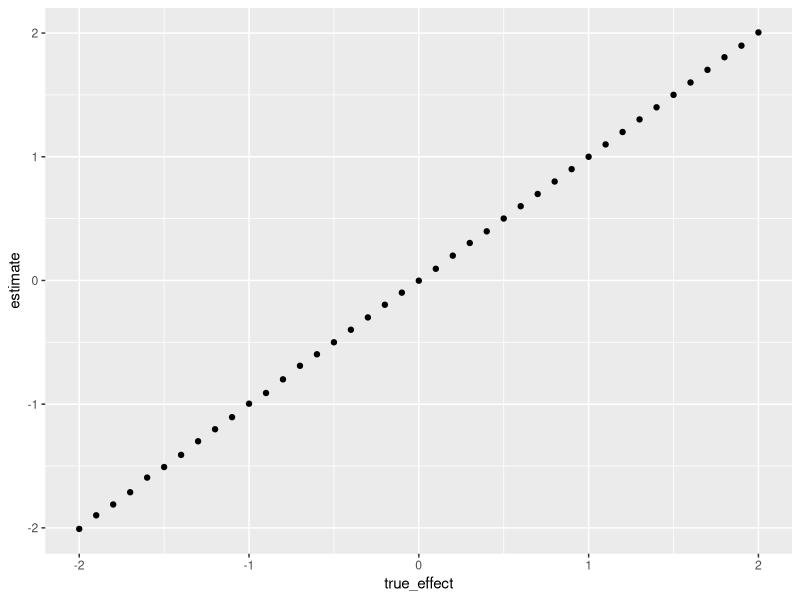
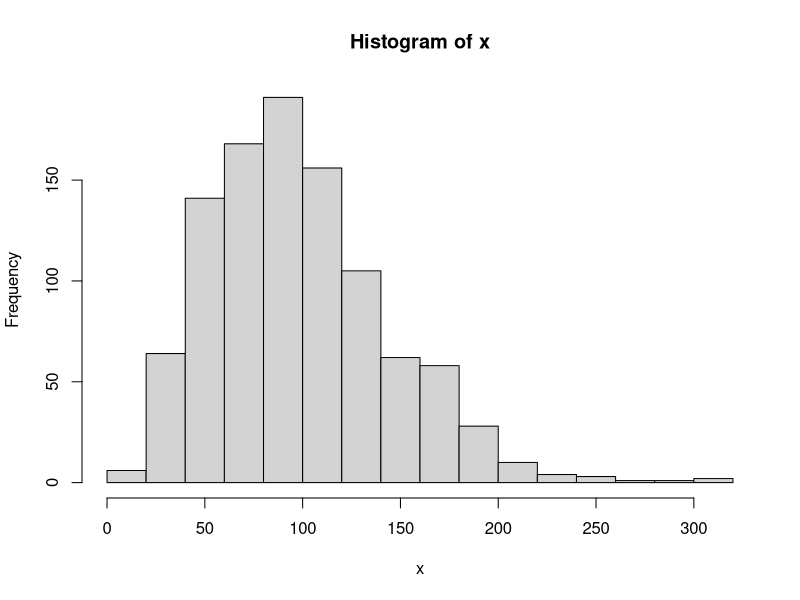
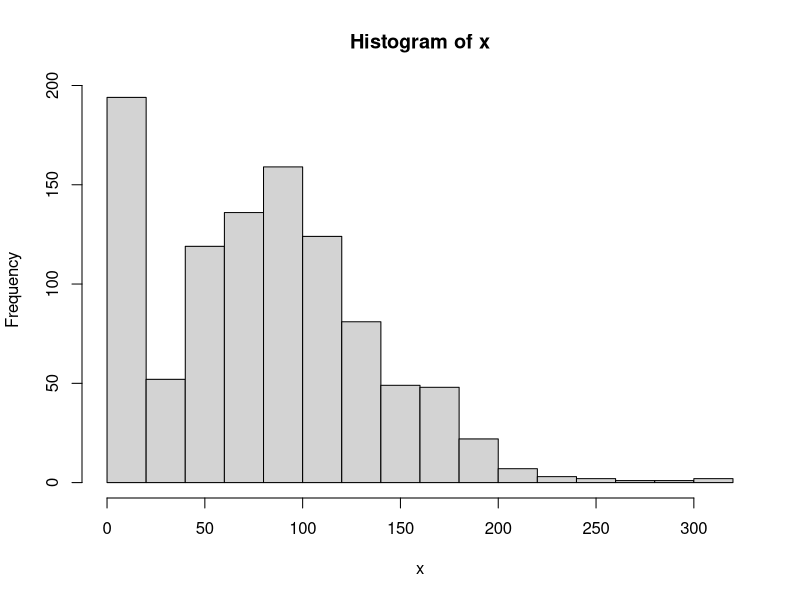
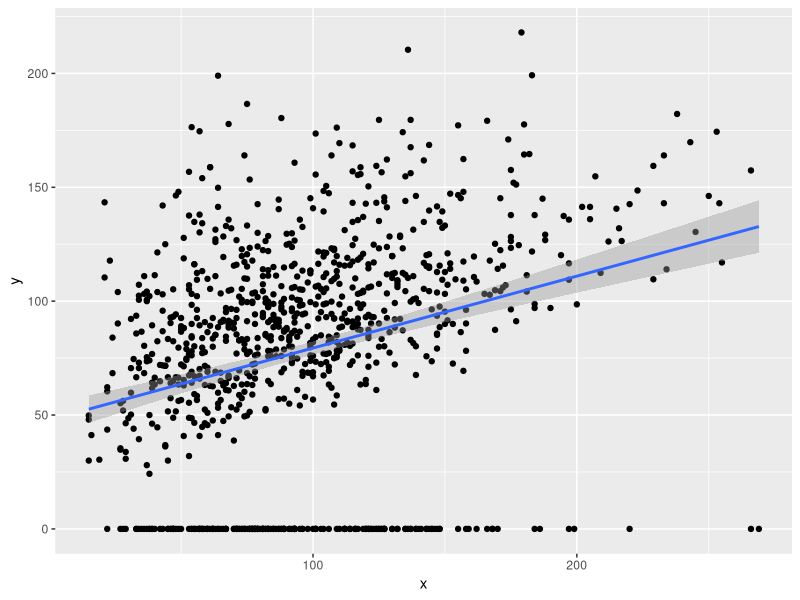

Recreate these plots in R, in order. (Note: this script raises an error after producing the figures.)
## ---- chunk 1
knitr::opts_chunk$set(echo = TRUE)
library(tidyverse)
library(ggplot2)
## ---- chunk 2
set.seed(42)

simulate_norm_run_lm <- function(n=1000, var_explain_by_x=1){
    x <- rnorm(n=n)
    y_noise <-  (1-var_explain_by_x) * rnorm(n=n)
    y <- (var_explain_by_x * x) + y_noise

    df <- data.frame(x=x,y=y)
    
    return(broom::tidy(lm(y ~ x, df)))
}

# set parameters
N <- 1E5
vars_explained <- seq(-2,2,0.1)
results <- data.frame(matrix(nrow=0, ncol=6))
colnames(results) <- c("term", "estimate", "std.error", 
                       "statistic", "p.value", "true_effect")

# try simulating with different variance explained
for (var in vars_explained){
    new_res <- simulate_norm_run_lm(n=N, var_explain_by_x=var)
    new_res$true_effect <- var
    results <- rbind(results, new_res)
}

results %>%
    filter(term=="x") %>%
    ggplot(mapping=aes(x=true_effect, y=estimate)) +
    geom_point()

## ---- chunk 3
x <- rnbinom(n=1000, size=5, mu=100)
hist(x)
zero_indexes <- rbinom(n=1000, size=1, prob=0.2)
x[which(zero_indexes==1)] <- 0
hist(x)

simulate_zero_inflated_rnbinom <- function(n=1000, size=5, mu=100, zero_prob=0.2, var_explain_by_x=1){
    x <- rnbinom(n=n, size=size, mu=mu)
    
    y_base <- (1-var_explain_by_x) * rnbinom(n=n, size=size, mu=mu)
    # add effect of x
    y <- (var_explain_by_x * x) + y_base
    # zero inflate our data
    y[which(rbinom(n, size=1, prob=zero_prob)==1)] <- 0
    
    df <- data.frame(x=x,y=y)
    return(df)
}


simulate_zi_rnbinom_run_lm <- function(n=1000, size=5, mu=100, 
                                       zero_prob=0.2,
                                       var_explain_by_x=1){
    df <- simulate_zero_inflated_rnbinom(n, size, mu, zero_prob, var_explain_by_x)
    return(broom::tidy(lm(y ~ x, df)))
}

df <- simulate_zero_inflated_rnbinom(var_explain_by_x=0.4)
ggplot(df, mapping=aes(x=x, y=y)) +
    geom_point() +
    geom_smooth(method="lm")



# set parameters
N <- 200
vars_explained <- seq(-2,2,0.1)
results <- data.frame(matrix(nrow=0, ncol=6))
colnames(results) <- c("term", "estimate", "std.error", 
                       "statistic", "p.value", "true_effect")

# try simulating with different variance explained
for (var in vars_explained){
    new_res <- simulate_rnbinom_run_lm(n=N, 
                                       size=1,
                                       var_explain_by_x=var)
    new_res$true_effect <- var
    results <- rbind(results, new_res)
}

results %>%
    filter(term=="x") %>%
    ggplot(mapping=aes(x=true_effect, y=estimate)) +
    geom_point()

## ---- chunk 4
# simulate MGX ~ neg binomial with zero inflation

# simulate MTX ~ MGX * noise (multiply to keep zeros zero)

# simulate MTX ~ MGX * noise * treatment_effect


